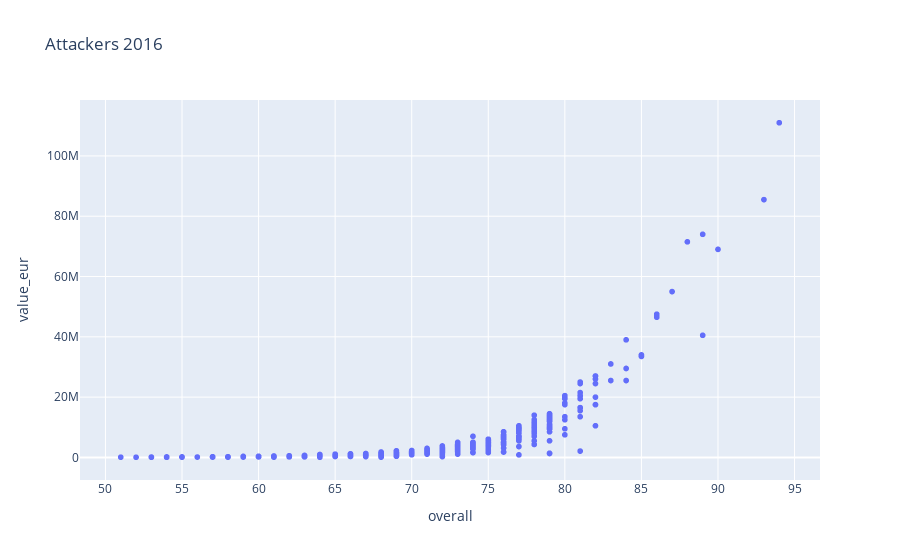

Source (notebook cell):
### Code cell
px.scatter(df_attackers, x='overall', y='value_eur', hover_name="age", title="Attackers 2016")

### Figure 1 — Plotly figure (JSON) as saved in the notebook; plotly's stock layout.template omitted (floating-point values rounded to 4 significant figures; data arrays with more than 128 entries replaced by an {"elided": "..."} marker saying what was removed)
{"data": [{"hovertemplate": "<b>%{hovertext}</b><br><br>overall=%{x}<br>value_eur=%{y}<extra></extra>", "hovertext": {"elided": "1191 int values"}, "legendgroup": "", "marker": {"color": "#636efa", "symbol": "circle"}, "mode": "markers", "name": "", "showlegend": false, "type": "scattergl", "x": {"elided": "1191 int values"}, "xaxis": "x", "y": {"elided": "1191 int values"}, "yaxis": "y"}], "layout": {"legend": {"tracegroupgap": 0}, "title": {"text": "Attackers 2016"}, "xaxis": {"anchor": "y", "domain": [0, 1], "title": {"text": "overall"}}, "yaxis": {"anchor": "x", "domain": [0, 1], "title": {"text": "value_eur"}}}}
